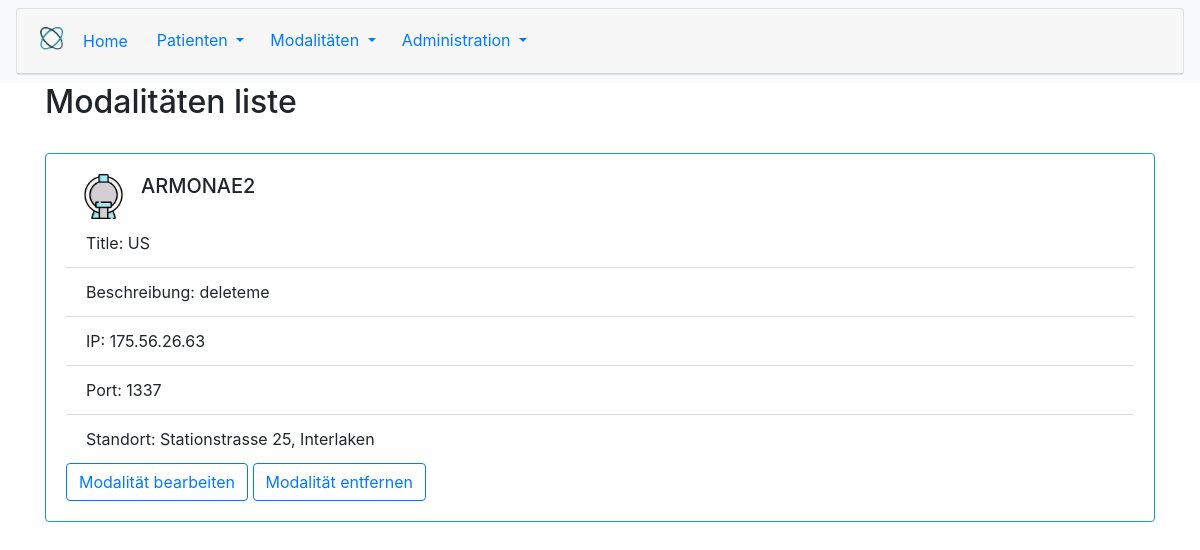
The page /modalities/list/ on the database as committed earlier.
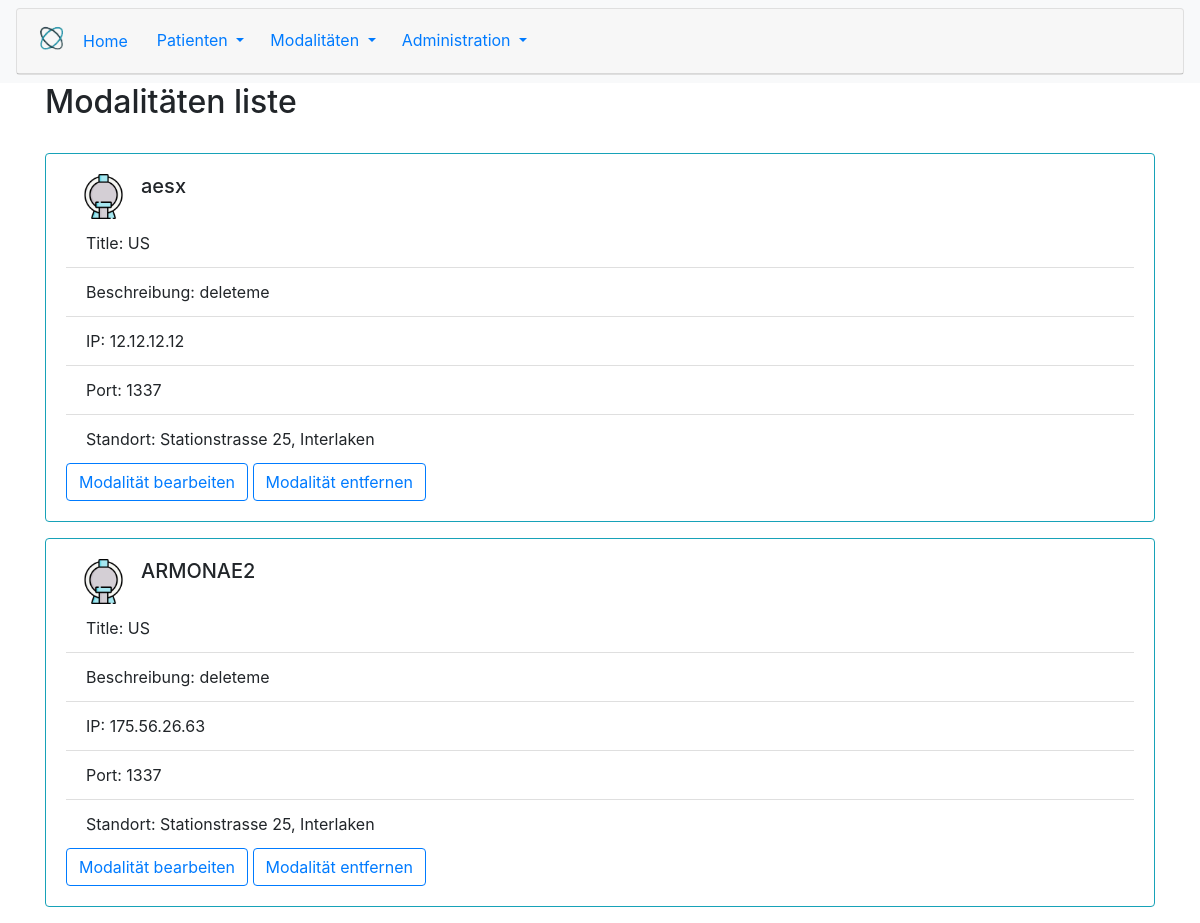
The same page on the database as committed later.
### modalities/models.py (models this page shows, shortened)
class ModalitiesInformation(models.Model):
    title = models.CharField(max_length=150)
    ae_title = models.CharField(max_length=15)
    description = models.TextField(max_length=400)
    ip = models.GenericIPAddressField()
    port = models.PositiveIntegerField(validators = [validate_port])
    associate_location = models.ForeignKey('administration.AdministrationInformation', on_delete=models.CASCADE)

### administration/models.py (models this page shows, shortened)
class AdministrationInformation(models.Model):
    name = models.CharField(max_length=100)
    street = models.CharField(max_length=80)
    city = models.CharField(max_length=40)
    plz = models.CharField(max_length=4)
    number = models.IntegerField()
    telefon_number = models.CharField(max_length=15)
    def get_location_representation(self):
        return f"{self.street} {self.number}, {self.city}"

### modalities/views.py (the view)
# urls.py: path('modalities/list/', modality_list_view, name ='modalities'),
def modality_list_view(request):
    queryset = ModalitiesInformation.objects.all()
    context ={
        'object_list': queryset
    }
    print("QUERYSET IS " + str(queryset) + " including: location "+ str(queryset[0].associate_location.street))
    return render(request, 'modality/modality_list.html', context)

### templates/modality/modality_list.html
{% extends 'base.html' %}
{% block content %}
<h2>Modalitäten liste</h2>
<br>
{% for instance in object_list reversed %}
<div class="card border-info mb-3 w-100" >
    <div class="card-body">
    <div class="container">
      <div class="row">
        <div class = "card w-2 border-0">
        <div class="col">
          <img src="/static/images/mri.png" class="card-img-top" width="55" height="45">
        </div>
      </div>
        <div class="col-15">
          <h5 class="card-title">{{instance.ae_title}} </h5>
        </div>
      </div>
    </div>
        <ul class="list-group list-group-flush">
            <li class="list-group-item">Title: {{ instance.title }}</li>
          <li class="list-group-item">Beschreibung: {{ instance.description }}</li>
          <li class="list-group-item">IP: {{ instance.ip }}</li>
          <li class="list-group-item">Port: {{ instance.port }}</li>
          <li class="list-group-item" > Standort: {{ instance.associate_location.get_location_representation }} </li>
        </ul>
        <a href="{% url 'modalityDetail' instance.id %}"
         class="btn btn-outline-primary">Modalität bearbeiten</a>
        <a href="{% url 'modalityDelete' instance.id %}" class="btn btn-outline-primary">Modalität entfernen</a>
      </div>
    </div>
{% endfor %}
{% endblock %}

### templates/base.html (shortened to what this page needs)
<!DOCTYPE html>
<html lang="en">
<head>
  {% load static %}
  <link rel="stylesheet" href="https://cdn.jsdelivr.net/npm/bootstrap@4.5.3/dist/css/bootstrap.min.css"
>
  <link rel="stylesheet" type="text/css" href="{% static 'css/bootstrap.css' %}">
</head>
<body>
  <nav class="navbar sticky-top navbar-light bg-light">
    <div class="card text-center w-100 ">
      <div class="card-header  ">
        <ul class="nav ">
          <img src="/static/images/favicon.ico" width="30" height="30" alt="" loading="lazy">
          <li class="nav-item">
            <a class="nav-link home" href="{% url 'home' %}">Home</a>
          </li>
          <li class="nav-item dropdown">
            <button class="btn btn-link dropdown-toggle" type="button" id="dropdownPatientenButton"
              data-toggle="dropdown" aria-haspopup="true" aria-expanded="false">
              Patienten
            </button>
          </li>
          <li class="nav-item dropdown">
            <button class="btn btn-link dropdown-toggle" type="button" id="dropdownModalityButton"
              data-toggle="dropdown" aria-haspopup="true" aria-expanded="false">
              Modalitäten
            </button>
          </li>
          <li class="nav-item dropdown">
            <button class="btn btn-link dropdown-toggle" type="button" id="dropdownAdminButton" data-toggle="dropdown"
              aria-haspopup="true" aria-expanded="false">
              Administration
            </button>
          </li>
        </ul>
      </div>
    </div>
  </nav>
  <div class="container-md">
    {% block content %}{% endblock %}
  </div>
</body>
</html>

Rows that differ between the two databases and show on the page:
added ModalitiesInformation: ae_title "aesx", title "US", description "deleteme", ip "12.12.12.12", port "1337", associate_location.get_location_representation "Stationstrasse 25, Interlaken"
